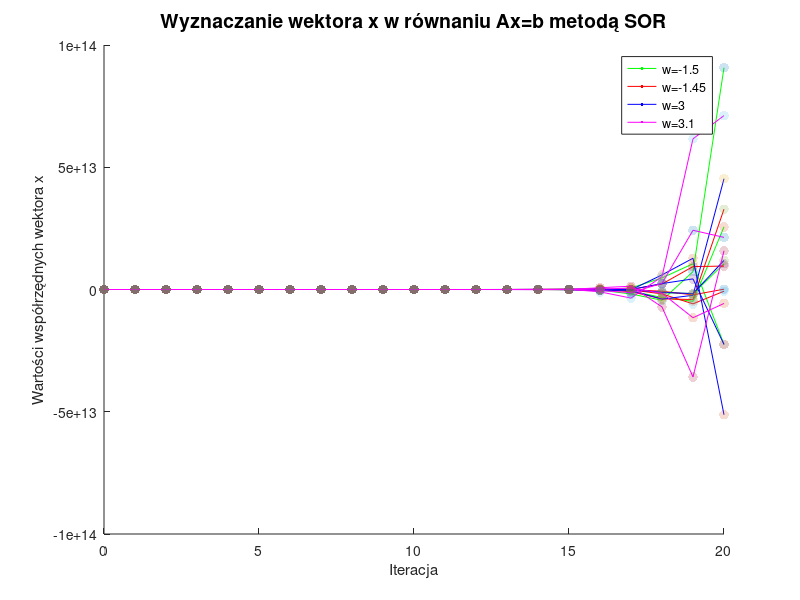

Write MATLAB code to recreate this figure.
function [] = przyklad2()
% Jeśli w nie jest w przedziale (0, 2), to metoda SOR nie jest zbieżna.
% Ten przykłąd ilustruje rozbieżność SOR dla wybranych parametrów
% relaksacji.

% Dane
A = [0.5 2 4 5; 4 15 2 4; 5 4 -17 2; 0.5 0.4 0.3 5];
b = [-387.5 325 750 -335];
w = [-1.5 -1.45 3 3.1];
liczbaIteracji = 20;
n = length(A(1,:));
D = diag(diag(A));
L = tril(A)-D;
U = triu(A)-D;
kolor = {'green', 'red', 'blue', 'magenta'};

% Rysowanie wykresu
figure,
hold on
for j = 1:length(w) 
    X = zeros(n, 1);
    B = ((D+w(j)*L)^(-1))*((1-w(j))*D-w(j)*U);
    c = w(j)*(D+w(j)*L)^(-1)*b';
    W = zeros(n, liczbaIteracji+1);
    legenda(j) = plot(nan, nan, kolor{j});
    legendaNapis{j} = sprintf('w=%0.5g', w(j));
    for i = 1:liczbaIteracji
        X = B*X+c;
        W(:, i+1) = X;
    end
    plot(0:liczbaIteracji, W(1, :), 'Color', kolor{j})
    plot(0:liczbaIteracji, W(2, :), 'Color', kolor{j})
    plot(0:liczbaIteracji, W(3, :), 'Color', kolor{j})
    plot(0:liczbaIteracji, W(4, :), 'Color', kolor{j})
    scatter(0:liczbaIteracji, W(1, :), 50, kolor{j}, 'filled', 'MarkerFaceAlpha',.2,'MarkerEdgeAlpha',.5)
    scatter(0:liczbaIteracji, W(2, :), 50, kolor{j}, 'filled', 'MarkerFaceAlpha',.2,'MarkerEdgeAlpha',.5)
    scatter(0:liczbaIteracji, W(3, :), 50, kolor{j}, 'filled', 'MarkerFaceAlpha',.2,'MarkerEdgeAlpha',.5)
    scatter(0:liczbaIteracji, W(4, :), 50, kolor{j}, 'filled', 'MarkerFaceAlpha',.2,'MarkerEdgeAlpha',.5)
end
legend(legenda, legendaNapis)
title('Wyznaczanie wektora x w równaniu Ax=b metodą SOR', 'FontSize', 14)
xlabel('Iteracja')
ylabel('Wartości współrzędnych wektora x')
hold off

end